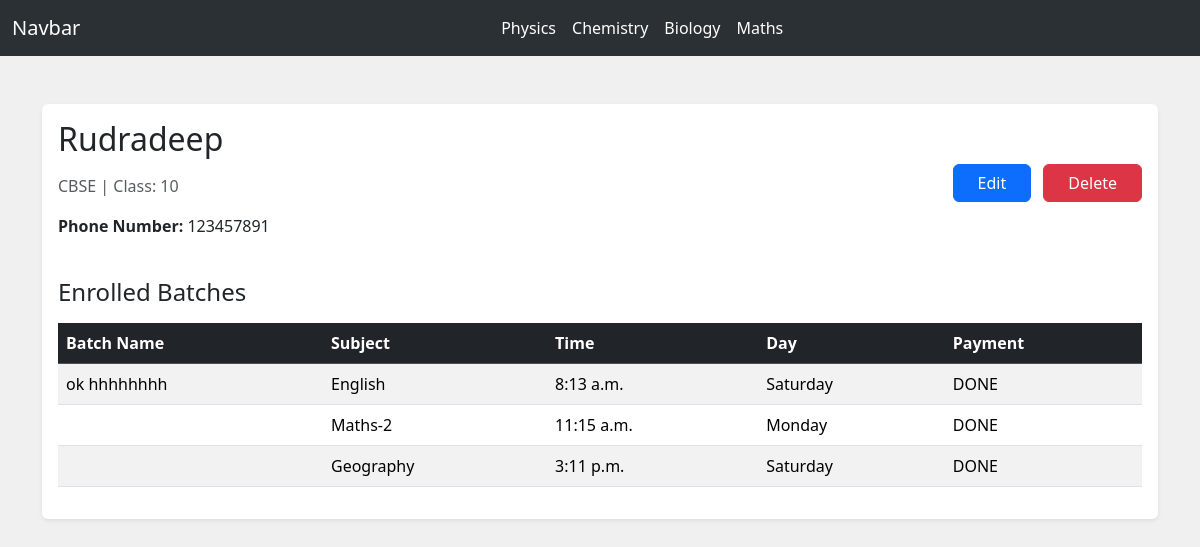
The app's page /student/1/, older data.
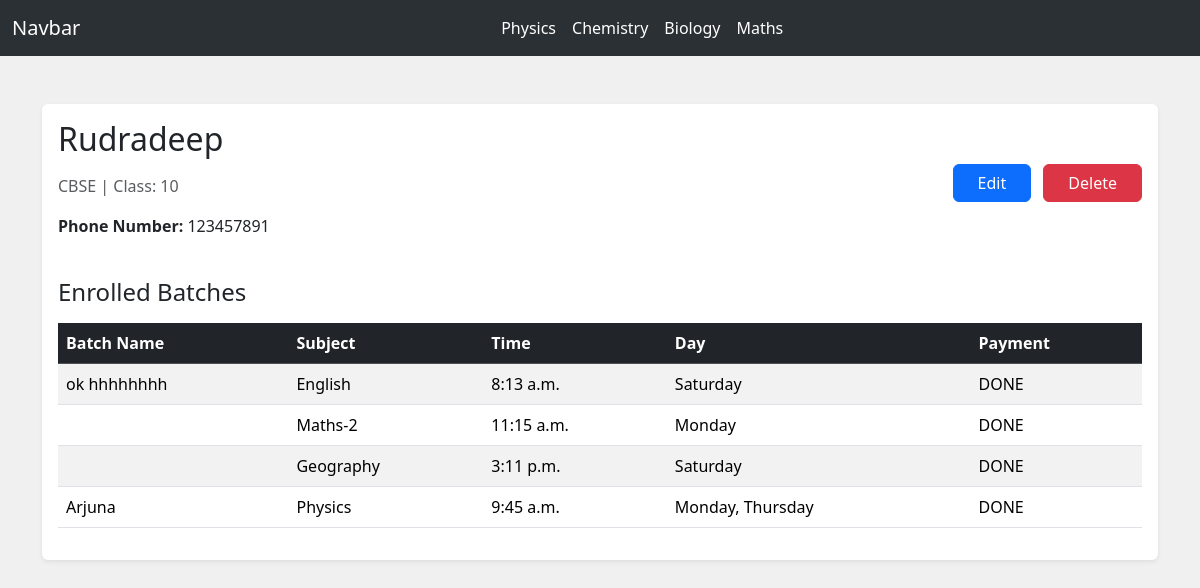
The same page, newer data.
### myapp/models.py (models this page shows, shortened)
class Batch(models.Model):
    subject_name = models.CharField(max_length=100)
    batch_name = models.CharField(max_length=100,default="")
    batch_time = models.TimeField()
    batch_day = models.CharField(max_length=50)
    class_level = models.CharField(max_length=50)
    class_mode = models.CharField(max_length=100)
    start_date = models.DateField(default=timezone.now)
    teacher_name = models.CharField(max_length=100)
    students = models.ManyToManyField(Student, related_name='batches')

class Student(models.Model):
    name = models.CharField(max_length=100)
    phone_number = models.CharField(max_length=15, default='N/A')
    board = models.CharField(max_length=50, choices=[('CBSE', 'CBSE'), ('WBBSE', 'WBBSE'), ('ICSE', 'ICSE')])
    student_class = models.CharField(max_length=10)
    payment = models.CharField(max_length=50, choices=[('DONE', 'DONE'), ('NOT DONE', 'NOT DONE')], default='NOT DONE')
    subject = models.CharField(max_length=100, default='All')

### myapp/views.py (the view)
# urls.py: path('student/<int:student_id>/', views.student_profile, name='student_profile'),
def student_profile(request, student_id):
    student = get_object_or_404(Student, id=student_id)
    batches = Batch.objects.filter(students=student)
    context = {
        'student': student,
        'batches': batches,
    }
    return render(request, 'student_profile.html', context)

### templates/student_profile.html (shortened to what this page needs)
{% extends "base.html" %}
{% load static %}
{% block body %}
<div class="container py-5">
    <div class="card border-0 shadow-sm">
        <div class="card-body">
            <div class="row mb-4">
                <div class="col-md-6">
                    <h2 class="mb-3">{{ student.name }}</h2>
                    <p class="text-muted">{{ student.get_board_display }} | Class: {{ student.student_class }}</p>
                    <p><strong>Phone Number:</strong> {{ student.phone_number }}</p>
                </div>
                <div class="col-md-6 text-end align-self-center">
                    <a href="{% url 'edit_student' student.id %}" class="btn btn-primary mb-2 me-2 px-4">Edit</a>
                    <form method="post" action="{% url 'delete_student' student.id %}" class="d-inline-block">
                        <button type="submit" class="btn btn-danger mb-2 px-4" onclick="return confirm('Are you sure you want to delete this profile?');">Delete</button>
                    </form>
                </div>
            </div>
            <div>
                <h4 class="mb-3">Enrolled Batches</h4>
                {% if batches %}
                    <div class="table-responsive">
                        <table class="table table-striped">
                            <thead class="table-dark">
                                <tr>
                                    <th scope="col">Batch Name</th>
                                    <th scope="col">Subject</th>
                                    <th scope="col">Time</th>
                                    <th scope="col">Day</th>
                                    <th scope="col">Payment</th>
                                </tr>
                            </thead>
                            <tbody>
                                {% for batch in batches %}
                                    <tr>
                                        <td>{{ batch.batch_name }}</td>
                                        <td>{{ batch.subject_name }}</td>
                                        <td>{{ batch.batch_time }}</td>
                                        <td>{{ batch.batch_day }}</td>
                                        <td>{{ student.payment }}</td>
                                    </tr>
                                {% endfor %}
                            </tbody>
                        </table>
                    </div>
                {% else %}
                    <p class="text-muted">No batches assigned to this student.</p>
                {% endif %}
            </div>
        </div>
    </div>
</div>
{% endblock body %}

Row changes from the older to the newer data that the page shows:
added Batch: batch_name "Arjuna", subject_name "Physics", batch_time "9:45 a.m.", batch_day "Monday, Thursday", {{ student.payment }} "DONE"
